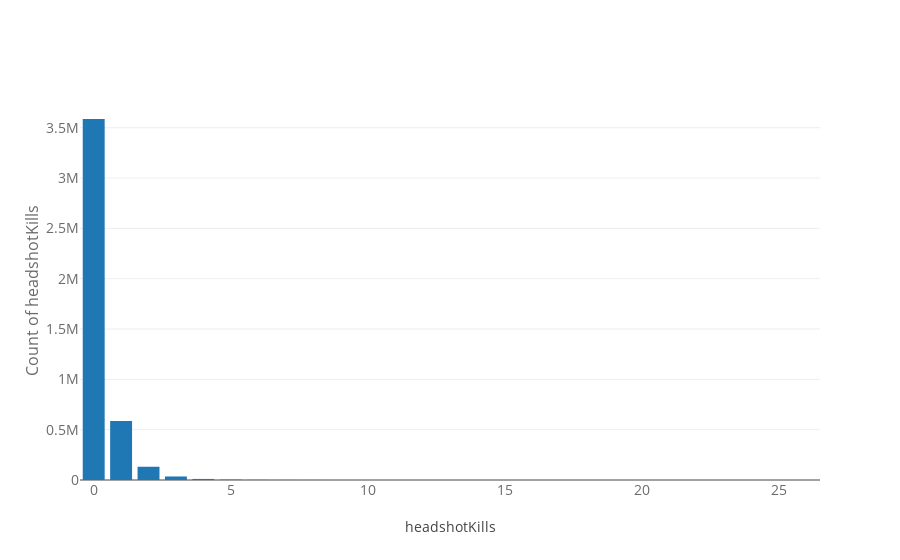

This figure's notebook cell:
### Markdown cell above
## headshotKills - not knocked.
HeadshotKills means that a bullet hit his head and he died right away. it is important that he died right away.

DBNOs : Number of enemy players knocked.
DBNOs variable means Number of enemy players knocked. Knocked is not dead, but can not act. so if you are knocked, your colleagues can save you (revives variable) but if you died? you don't save... :(

### Code cell
temp = df_train['headshotKills'].value_counts().sort_values(ascending=False)

trace = go.Bar(
    x = temp.index,
    y = (temp),
)
data = [trace]
layout = go.Layout(
    title = "",
    xaxis=dict(
        title='headshotKills',
        tickfont=dict(
            size=14,
            color='rgb(107, 107, 107)'
        )
    ),
    yaxis=dict(
        title='Count of headshotKills',
        titlefont=dict(
            size=16,
            color='rgb(107, 107, 107)'
        ),
        tickfont=dict(
            size=14,
            color='rgb(107, 107, 107)'
        )
)
)
fig = go.Figure(data=data, layout=layout)
py.iplot(fig, filename='schoolStateNames')

### Figure 1 — Plotly figure (JSON) as saved in the notebook; plotly's stock layout.template omitted (floating-point values rounded to 4 significant figures)
{"data": [{"x": [0, 1, 2, 3, 4, 5, 6, 7, 8, 9, 10, 11, 12, 13, 14, 15, 16, 17, 23, 18, 21, 24, 19, 20, 26], "y": [3586587, 586339, 131666, 34981, 10632, 4019, 1573, 715, 360, 185, 92, 59, 43, 32, 16, 10, 9, 6, 4, 3, 1, 1, 1, 1, 1], "type": "bar", "uid": "7d4d31b8-ccad-11e8-b055-0242ac130002"}], "layout": {"title": "", "xaxis": {"tickfont": {"color": "rgb(107, 107, 107)", "size": 14}, "title": "headshotKills"}, "yaxis": {"tickfont": {"color": "rgb(107, 107, 107)", "size": 14}, "title": "Count of headshotKills", "titlefont": {"color": "rgb(107, 107, 107)", "size": 16}}}}
